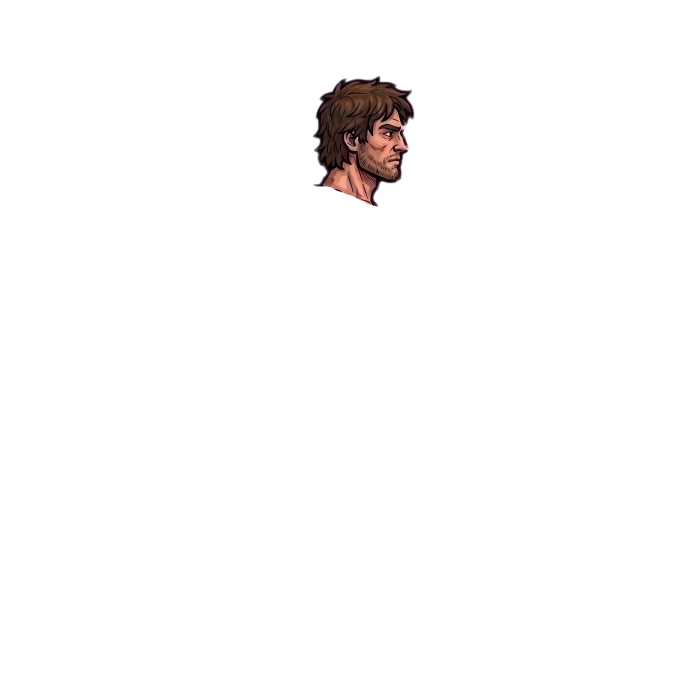
#> input picture art_source/character_rig/_clean_CABEZA.png, 2048 x 2048 px (shown at 1/3 size)
$ python build_rig.py
#> lines starting #> are read from the running program, lines starting #| are printed output that depends on the picture; after the words box and inside, x2 and y2 are one past the last pixel; in counts of white or black regions, pixels touching at a corner belong together
"""Corta character.psd en piezas de rig. Ejecutar: python -I build_rig.py (desde art_source/character_rig)."""
import sys, json, os; sys.path.insert(0,'.')
from common import *
OUT="../../assets/PSD/out"; os.makedirs(OUT+"/pieces",exist_ok=True)
ld=lambda n: Image.open(n).convert("RGBA")
#> further down, head is the input picture: PIL image 2048x2048 RGBA; mean R, G, B, A 1.9, 1.2, 1.1, 5
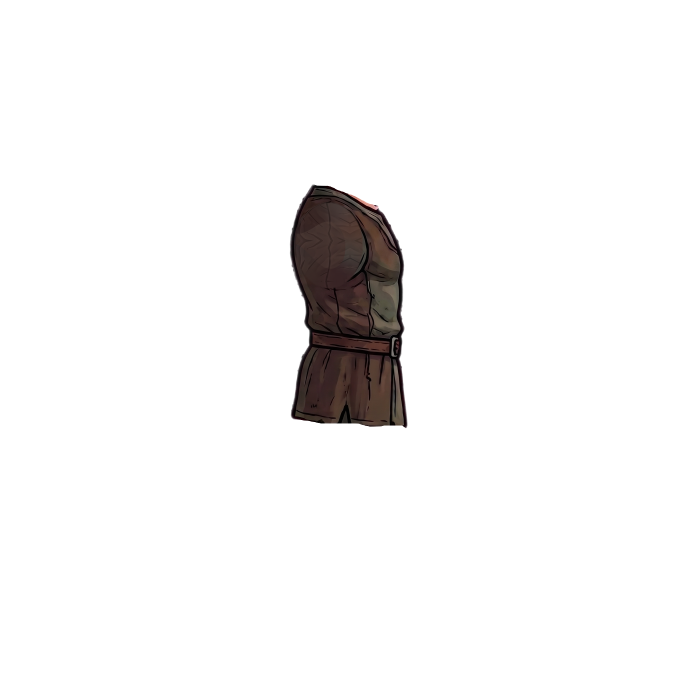
#> input picture art_source/character_rig/_torso_patched.png, 2048 x 2048 px (shown at 1/3 size)
#> further down, torso is the input picture: PIL image 2048x2048 RGBA; mean R, G, B, A 3, 2.2, 2, 12.7
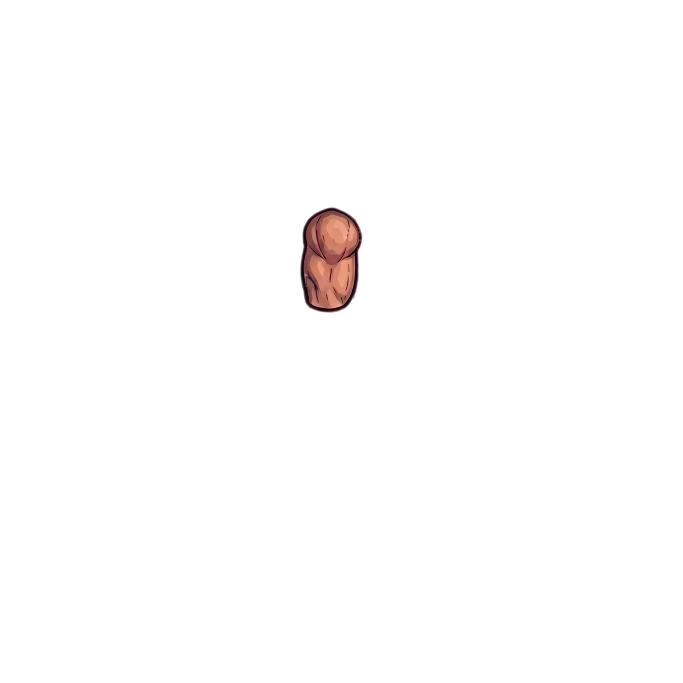
#> input picture art_source/character_rig/_clean_BRAZO.png, 2048 x 2048 px (shown at 1/3 size)
#> further down, upper is the input picture: PIL image 2048x2048 RGBA; mean R, G, B, A 1.8, 1, 0.9, 2.8
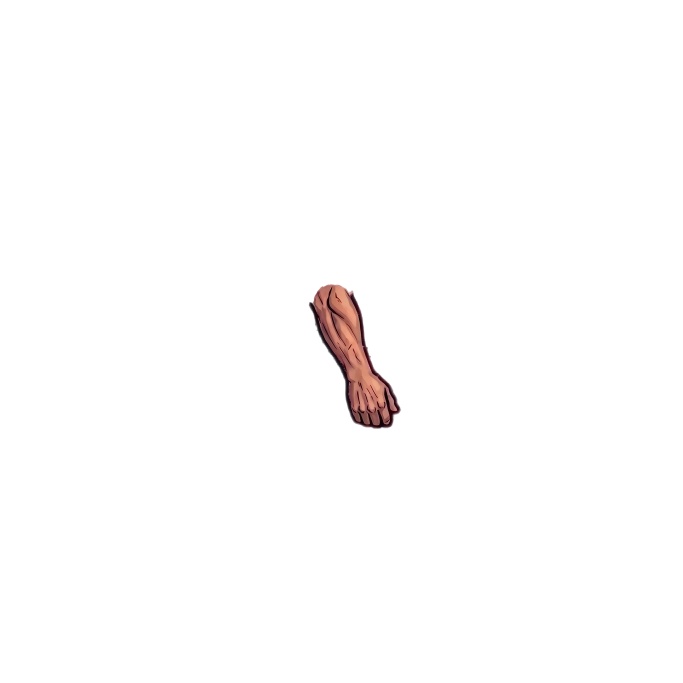
#> input picture art_source/character_rig/_clean_ANTEBRAZO.png, 2048 x 2048 px (shown at 1/3 size)
#> further down, ante is the input picture: PIL image 2048x2048 RGBA; mean R, G, B, A 1.9, 1.1, 1, 3.2
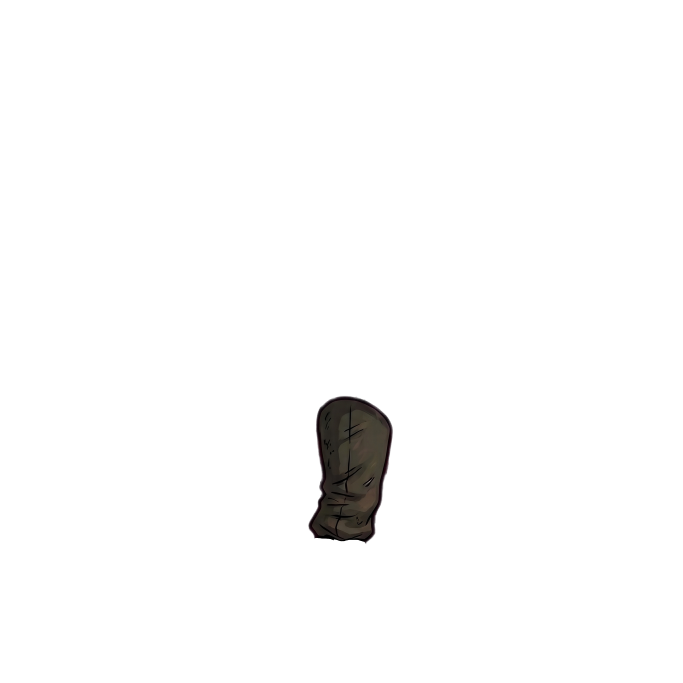
#> input picture art_source/character_rig/_clean_PIERNA.png, 2048 x 2048 px (shown at 1/3 size)
#> further down, pierna is the input picture: PIL image 2048x2048 RGBA; mean R, G, B, A 1, 0.9, 0.7, 5
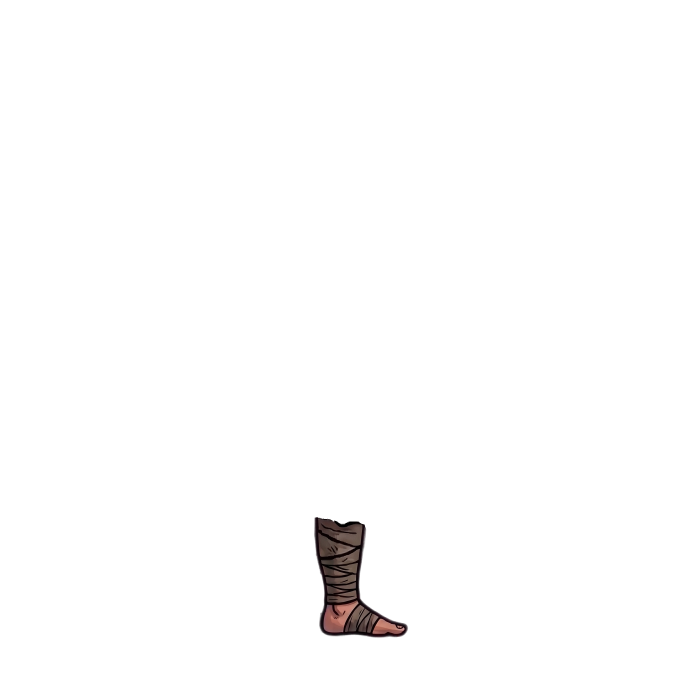
#> input picture art_source/character_rig/_clean_PIES.png, 2048 x 2048 px (shown at 1/3 size)
head=ld("_clean_CABEZA.png"); torso=ld("_torso_patched.png")
upper=ld("_clean_BRAZO.png"); ante=ld("_clean_ANTEBRAZO.png")
pierna=ld("_clean_PIERNA.png"); pies=ld("_clean_PIES.png")
#> further down, pies is the input picture: PIL image 2048x2048 RGBA; mean R, G, B, A 1, 0.7, 0.7, 3.1

# ---- pivotes (px del lienzo 2048x2048) ----
P={"neck":(1020,622),"shoulder":(1000,690),"elbow":(985,895),"wrist":(1060,1115),
   "hip":(1040,1240),"knee":(1040,1480),"ankle":(1025,1832),"grip":(1128,1212)}
a=np.array(pies)[...,3]
ys,xs=np.nonzero(a>128)
ground_y=int(ys.max());
#> ground_y = 1911
foot_x=int((xs.min()+xs.max())/2)
#> foot_x = 1082
P["ground"]=(1060,ground_y)

def seg_mask(p0,p1,s_min=None,s_max=None):
    """máscara por posición s a lo largo del eje p0->p1 (s=0 en p0, s=1 en p1, escala px)."""
    d=np.array(p1,float)-p0; L=np.hypot(*d); d/=L
    yy,xx=np.mgrid[0:CH,0:CW]
    s=(xx-p0[0])*d[0]+(yy-p0[1])*d[1]
    m=np.ones((CH,CW),bool)
    if s_min is not None: m&=s>=s_min
    if s_max is not None: m&=s<=s_max
    return m,L
def cut(im,m):
    o=np.array(im); o[~m]=0; return Image.fromarray(o,"RGBA")
OVA,OVL=16,30   # solape en px: brazo / pierna
# antebrazo / mano
m,L=seg_mask(P["elbow"],P["wrist"],s_max=None)
#> m: shape (2048, 2048) bool; every value is 1
#> L = 232.4
m_fore,L=seg_mask(P["elbow"],P["wrist"],s_max=L+OVA)
#> call 2 of seg_mask, with p0 = (985, 895), p1 = (1060, 1115), s_max = 248.4
#> in seg_mask (call 2), `if s_max is not None: m&=s<=s_max`:
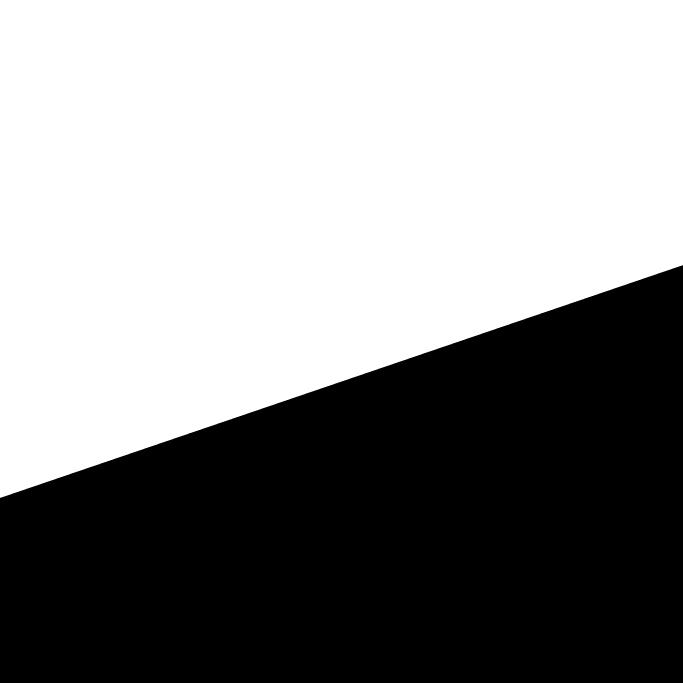
#> m: shape (2048, 2048) bool (shown at 1/3 size); 55.9% white; 1 black region, box (x1, y1, x2, y2) and area: (0, 796, 2048, 2048) 1849670
m_hand,_=seg_mask(P["elbow"],P["wrist"],s_min=L-OVA)
#> in seg_mask (call 3), `if s_min is not None: m&=s>=s_min`: m: shape (2048, 2048) bool; 45.7% white; 1 white region, box (x1, y1, x2, y2) and area: (0, 762, 2048, 2048) 1918882
arm_up=upper; arm_lo=cut(ante,m_fore); hand=cut(ante,m_hand)
# pierna: muslo / espinilla (pantalón+venda) / pie
_,Lk=seg_mask(P["hip"],P["knee"])
#> Lk = 240
m_th,_=seg_mask(P["hip"],P["knee"],s_max=Lk+OVL)
#> in seg_mask (call 5), `if s_max is not None: m&=s<=s_max`: m: shape (2048, 2048) bool; 73.8% white; 1 black region, box (x1, y1, x2, y2) and area: (0, 1511, 2048, 2048) 1099776
m_sh,_=seg_mask(P["hip"],P["knee"],s_min=Lk-OVL)
#> in seg_mask (call 6), `if s_min is not None: m&=s>=s_min`: m: shape (2048, 2048) bool; 29.2% white; 1 white region, box (x1, y1, x2, y2) and area: (0, 1450, 2048, 2048) 1224704
shin_full=pies.copy(); shin_full.alpha_composite(pierna)
thigh=cut(pierna,m_th)
_,La=seg_mask(P["knee"],P["ankle"])
#> La = 352.3
m_sh2,_=seg_mask(P["knee"],P["ankle"],s_min=-OVL,s_max=La+OVL)
#> in seg_mask (call 8), `if s_max is not None: m&=s<=s_max`: m: shape (2048, 2048) bool; 20.2% white; 1 white region, box (x1, y1, x2, y2) and area: (0, 1406, 2048, 1906) 845197
shin=cut(shin_full,m_sh&m_sh2)
m_ft,_=seg_mask(P["knee"],P["ankle"],s_min=La-OVL)
#> in seg_mask (call 9), `if s_min is not None: m&=s>=s_min`: m: shape (2048, 2048) bool; 12% white; 1 white region, box (x1, y1, x2, y2) and area: (0, 1759, 2048, 2048) 502969
foot=cut(pies,m_ft)

def shade(im,k=0.6):
    o=np.array(im).astype(np.float32); g=o[...,:3].mean(-1,keepdims=True)
    o[...,:3]=(o[...,:3]*0.8+g*0.2)*k; return Image.fromarray(np.clip(o,0,255).astype(np.uint8),"RGBA")
def shift(im,dx,dy):
    c=Image.new("RGBA",im.size,(0,0,0,0)); c.paste(im,(dx,dy)); return c
OFF_ARM=(-34,-6); OFF_LEG=(46,0)
near={"head":head,"torso":torso,"arm_near_upper":arm_up,"arm_near_lower":arm_lo,"hand_near":hand,
      "leg_near_thigh":thigh,"leg_near_shin":shin,"foot_near":foot}
far={"arm_far_upper":(arm_up,OFF_ARM),"arm_far_lower":(arm_lo,OFF_ARM),"hand_far":(hand,OFF_ARM),
     "leg_far_thigh":(thigh,OFF_LEG),"leg_far_shin":(shin,OFF_LEG),"foot_far":(foot,OFF_LEG)}
pieces=dict(near)
#> pieces = 8 items
#> (the run stopped early here; a loop or call above may not have finished)
